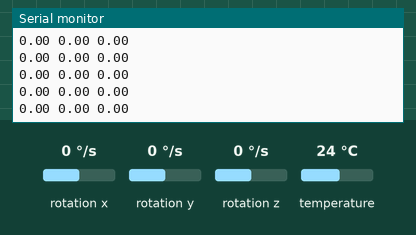
This sketch was run on a simulated Arduino Pro Mini, built with avr-gcc and run on an emulated ATmega328P. On the bench: the last lines printed to the serial monitor. Wiring (inferred from the names in the program): MPU-6050 motion sensor at I2C address 0x68. The test bench sets the inputs (shaded band); at power-on: rotation x 0 °/s, rotation y 0 °/s, rotation z 0 °/s, temperature 24 °C.

Above: at 11.0 s.
11.1 s: rotation x set to -192 °/s
At 11.6 s:
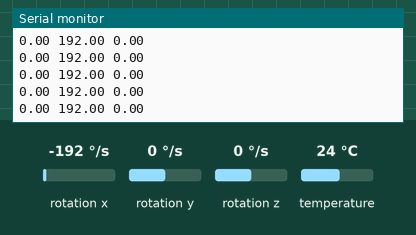
14.1 s: rotation y set to -192 °/s
At 14.6 s:
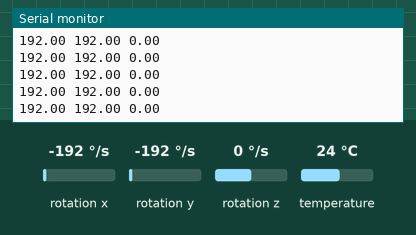
15.6 s: rotation z set to -192 °/s
At 16.5 s:
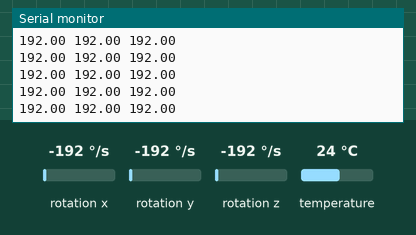

Measured:
- after the input at 11.1 s, the serial monitor: prints a new line after 0.07 s (image 1)
- after the input at 14.1 s, the serial monitor: prints a new line after 0.08 s (image 2)
- after the input at 15.6 s, the serial monitor: prints a new line after 0.08 s (image 3)

The sketch:

gyro_sensitivity.ino
```cpp
///////////////////////////////////////////////////////////////////////////////////////
/*Terms of use
Gyro - Arduino pro mini
VCC  -  5V
GND  -  GND
SDA  -  A4
SCL  -  A5

LCD  - Arduino pro mini
VCC  -  5V
GND  -  GND
SDA  -  A4
SCL  -  A5
*//////////////////////////////////////////////////////////////////////////////////////

//Include LCD and I2C library

#include <Wire.h>

//Declaring some global variables
int gyro_x, gyro_y, gyro_z;
int temperature;
long gyro_x_cal, gyro_y_cal, gyro_z_cal;
long loop_timer;
int lcd_loop_counter;
float angle_pitch, angle_roll,angle_yaw;
boolean set_gyro_angles;

void setup() {
  Wire.begin();                                                        //Start I2C as master
  Serial.begin(9600);                                               //Use only for debugging

  setup_mpu_6050_registers();                                          //Setup the registers of the MPU-6050 (500dfs / +/-8g) and start the gyro


  Serial.println("  MPU-6050 IMU");                                         //Print text to screen

  delay(1500);                                                         //Delay 1.5 second to display the text

  Serial.println("Calibrating gyro");                                       //Print text to screen

  for (int cal_int = 0; cal_int < 2000 ; cal_int ++){                  //Run this code 2000 times
    if(cal_int % 125 == 0)
    Serial.print(".");                              //Print a dot on the LCD every 125 readings
    read_mpu_6050_data();                                              //Read the raw acc and gyro data from the MPU-6050
    gyro_x_cal += gyro_x;                                              //Add the gyro x-axis offset to the gyro_x_cal variable
    gyro_y_cal += gyro_y;                                              //Add the gyro y-axis offset to the gyro_y_cal variable
    gyro_z_cal += gyro_z;                                              //Add the gyro z-axis offset to the gyro_z_cal variable
    delay(3);                                                          //Delay 3us to simulate the 250Hz program loop
  }
  gyro_x_cal /= 2000;                                                  //Divide the gyro_x_cal variable by 2000 to get the avarage offset
  gyro_y_cal /= 2000;                                                  //Divide the gyro_y_cal variable by 2000 to get the avarage offset
  gyro_z_cal /= 2000;                                                  //Divide the gyro_z_cal variable by 2000 to get the avarage offset
}

void loop(){

  read_mpu_6050_data();                                                //Read the raw acc and gyro data from the MPU-6050

  gyro_x -= gyro_x_cal;                                                //Subtract the offset calibration value from the raw gyro_x value
  gyro_y -= gyro_y_cal;                                                //Subtract the offset calibration value from the raw gyro_y value
  gyro_z -= gyro_z_cal;                                                //Subtract the offset calibration value from the raw gyro_z value

/*
  Serial.print("angle_pitch_output    ");
  Serial.println(abs(gyro_y));
   Serial.print("angle_roll_output   ");
  Serial.println(abs(gyro_x));

  */
  //Gyro angle calculations
  //0.01526717557 = 1 / ( 65.5)
  angle_pitch = gyro_y * 0.01526717557  ;                                   //Calculate the traveled pitch angle and add this to the angle_pitch variable
  angle_roll = gyro_x * 0.01526717557;                                    //Calculate the traveled roll angle and add this to the angle_roll variable
  angle_yaw   = gyro_z*0.01526717557;
  /*
  Serial.print("angle_pitch_output    ");
  Serial.println(abs(angle_pitch));
   Serial.print("angle_roll_output   ");
  Serial.println(abs(angle_roll));
  Serial.print("angle_Yaw_output   ");
  Serial.println(abs(angle_yaw));
*/
  Serial.print(abs(angle_pitch));
   Serial.print(" ");
  Serial.print(abs(angle_roll));
  Serial.print(" ");
  Serial.println(abs(angle_yaw));


}


void read_mpu_6050_data(){                                             //Subroutine for reading the raw gyro and accelerometer data
  Wire.beginTransmission(0x68);                                        //Start communicating with the MPU-6050
  Wire.write(0x41);                                                    //Send the requested starting register
  Wire.endTransmission();                                              //End the transmission
  Wire.requestFrom(0x68,8);                                           //Request 14 bytes from the MPU-6050
  while(Wire.available() < 8);                                        //Wait until all the bytes are received
  temperature = Wire.read()<<8|Wire.read();                            //Add the low and high byte to the temperature variable
  gyro_x = Wire.read()<<8|Wire.read();                                 //Add the low and high byte to the gyro_x variable
  gyro_y = Wire.read()<<8|Wire.read();                                 //Add the low and high byte to the gyro_y variable
  gyro_z = Wire.read()<<8|Wire.read();                                 //Add the low and high byte to the gyro_z variable
}


void setup_mpu_6050_registers(){
  //Activate the MPU-6050
  Wire.beginTransmission(0x68);                                        //Start communicating with the MPU-6050
  Wire.write(0x6B);                                                    //Send the requested starting register
  Wire.write(0x00);                                                    //Set the requested starting register
  Wire.endTransmission();                                              //End the transmission
  //Configure the gyro (500dps full scale)
  Wire.beginTransmission(0x68);                                        //Start communicating with the MPU-6050
  Wire.write(0x1B);                                                    //Send the requested starting register
  Wire.write(0x08);                                                    //Set the requested starting register
  Wire.endTransmission();                                              //End the transmission
}
```
